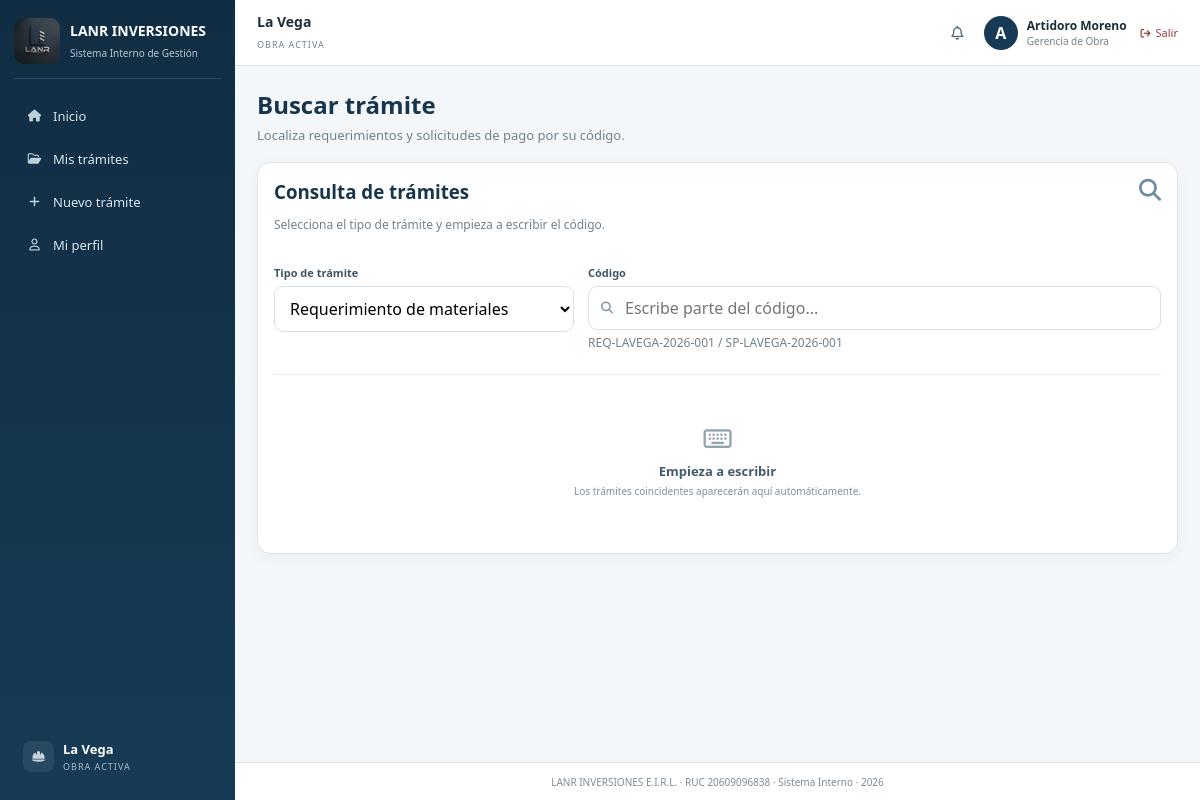
The page /requests/search (signed in) on the database its author committed.
### tables this page shows
CREATE TABLE users(
        id INTEGER PRIMARY KEY,
        full_name TEXT,
        username TEXT UNIQUE COLLATE NOCASE,
        password_hash TEXT,
        role TEXT,
        email TEXT,
        phone TEXT,
        must_change INTEGER DEFAULT 1,
        active INTEGER DEFAULT 1
    );

### app.py (the view)
@app.route('/requests/search')
@login_required
def search_request():
    u = user()
    if u['username'].lower() not in (
        'amoreno',
        'jbecerra',
        'ogonzales'
    ):
        abort(403)
    return render_template(
        'search_request.html',
        user=u
    )

### app.py (called while the page is built)
def db():
    c = sqlite3.connect(DB)
    c.row_factory = sqlite3.Row
    return c

def user():
    if 'uid' not in session:
        return None
    c = db()
    u = c.execute('select * from users where id=?',
                  (session['uid'],)).fetchone()
    c.close()
    return u

def login_required(fn):
    from functools import wraps
    @wraps(fn)
    def w(*a, **k):
        if 'uid' not in session:
            return redirect(url_for('login'))
        return fn(*a, **k)
    return w

### templates/search_request.html (shortened to what this page needs)
{% extends 'base.html' %} {% block title %} Buscar trámite | LANR {% endblock %}
{% block content %}
<div class="pagehead">
  <div>
    <h1>Buscar trámite</h1>
    <p>Localiza requerimientos y solicitudes de pago por su código.</p>
  </div>
</div>
<div class="card search-tramite-card">
  <div class="search-tramite-head">
    <div>
      <h3>Consulta de trámites</h3>
      <p class="muted">
        Selecciona el tipo de trámite y empieza a escribir el código.
      </p>
    </div>
    <i class="fa-solid fa-magnifying-glass search-main-icon"></i>
  </div>
  <div class="search-tramite-fields">
    <div class="field">
      <label for="tipoBusqueda"> Tipo de trámite </label>
      <select id="tipoBusqueda">
        <option value="REQ">Requerimiento de materiales</option>
      </select>
    </div>
    <div class="field search-code-field">
      <label for="buscarCodigo"> Código </label>
      <div class="search-input-wrapper">
        <input
          id="buscarCodigo"
          type="text"
          autocomplete="off"
          placeholder="Escribe parte del código..."
        />
      </div>
      <small class="muted"> REQ-LAVEGA-2026-001 / SP-LAVEGA-2026-001 </small>
    </div>
  </div>
  <div id="resultadosBusqueda" class="search-results">
    <div class="search-empty">
      <i class="fa-regular fa-keyboard"></i>
      <strong> Empieza a escribir </strong>
      <span> Los trámites coincidentes aparecerán aquí automáticamente. </span>
    </div>
  </div>
</div>
{% endblock %}

### templates/base.html (shortened to what this page needs)
<!doctype html>
<html lang="es">
  <head>
    <link
      rel="stylesheet"
      href='{{ url_for("static", filename="css/styles.css") }}'
    />
    <link
      rel="stylesheet"
      href="https://cdnjs.cloudflare.com/ajax/libs/font-awesome/6.5.2/css/all.min.css"
    />
  </head>
  <body>
    {% if user %}
    <div class="app">
      <aside class="sidebar" id="sidebar">
        <div class="brand">
          <img
            src='{{ url_for("static", filename="logo-lanr.jpeg") }}'
            alt="LANR Inversiones"
          />
          <div>
            <strong>LANR INVERSIONES</strong>
            <span>Sistema Interno de Gestión</span>
          </div>
        </div>
        <nav>
          <a
            href='{{ url_for("home") }}'
            class="{% if request.endpoint == 'home' %}active{% endif %}"
          >
            <i class="fa-solid fa-house"></i>
            <span>Inicio</span>
          </a>
          <a
            href='{{ url_for("requests") }}'
            class="{% if request.endpoint in ['requests', 'request_detail'] %}active{% endif %}"
          >
            <i class="fa-regular fa-folder-open"></i>
            <span>Mis trámites</span>
          </a>
          {% if user.username|lower in ['amoreno','jbecerra','ogonzales'] %}
          <a
            href='{{ url_for("new_request") }}'
            class="{% if request.endpoint in ['new_request', 'create_requirement', 'create_payment_request'] %}active{% endif %}"
          >
            <i class="fa-solid fa-plus"></i>
            <span>Nuevo trámite</span>
          </a>
          {% endif %}
          <a
            href='{{ url_for("profile") }}'
            class="{% if request.endpoint == 'profile' %}active{% endif %}"
          >
            <i class="fa-regular fa-user"></i>
            <span>Mi perfil</span>
          </a>
        </nav>
        <div class="sidefoot">
          <div class="sidefoot-icon">
            <i class="fa-solid fa-helmet-safety"></i>
          </div>
          <div>
            <strong>La Vega</strong>
            <span>OBRA ACTIVA</span>
          </div>
        </div>
      </aside>
      <main>
        <header>
          <div class="work">
            <strong>La Vega</strong>
            <span>OBRA ACTIVA</span>
          </div>
          <div class="who">
            <div class="notification-wrapper">
              <button
                type="button"
                class="notification-button"
                title="Notificaciones"
                onclick="toggleNotifications()"
              >
                <i class="fa-regular fa-bell"></i>
              </button>
            </div>
            <div class="avatar">{{ user.full_name[0] }}</div>
            <div class="user-data">
              <strong>{{ user.full_name }}</strong>
              <small>{{ user.role }}</small>
            </div>
            <a
              href='{{ url_for("logout") }}'
              class="logout-link"
              title="Cerrar sesión"
            >
              <i class="fa-solid fa-arrow-right-from-bracket"></i>
              <span>Salir</span>
            </a>
          </div>
        </header>
        <section class="content">
           {% block content %} {% endblock %}
        </section>
        <footer>
          LANR INVERSIONES E.I.R.L. · RUC 20609096838 · Sistema Interno · 2026
        </footer>
      </main>
    </div>
    {% else %} {% block guest %} {% endblock %} {% endif %}
  </body>
</html>

### rows shown on the page
users: full_name "A", full_name "Artidoro Moreno", role "Gerencia de Obra"
